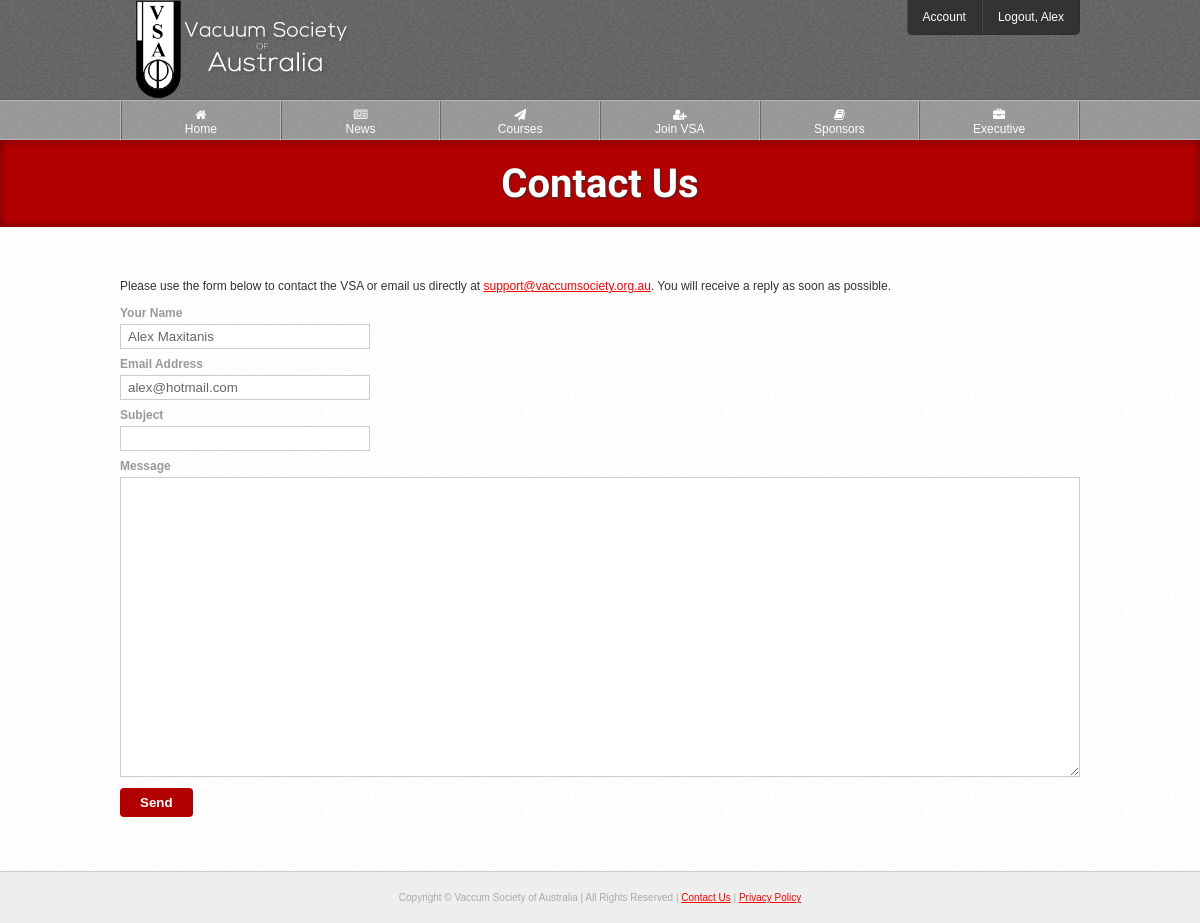
Screenshot of /source/contact.php (signed in) with the database file from the repository.
### tables this page shows
CREATE TABLE IF NOT EXISTS `users` (
  `id` int(10) NOT NULL AUTO_INCREMENT,
  `username` varchar(20) NOT NULL,
  `password` varchar(70) NOT NULL,
  `email` varchar(100) NOT NULL,
  `title` varchar(6) NOT NULL,
  `fname` varchar(30) NOT NULL,
  `lname` varchar(40) NOT NULL,
  `address` varchar(80) NOT NULL,
  `suburb` varchar(50) NOT NULL,
  `state` varchar(50) NOT NULL,
  `postcode` int(10) NOT NULL,
  `country` varchar(50) NOT NULL,
  `telephone` varchar(20) NOT NULL,
  `fax` varchar(20) DEFAULT NULL,
  `website` varchar(100) DEFAULT NULL,
  `company` varchar(150) DEFAULT NULL,
  `blocked` enum('0','1') NOT NULL,
  `type` enum('1','2','3','4') NOT NULL,
  `active` enum('0','1') NOT NULL,
  `level` enum('1','2') NOT NULL,
  `password_reset` enum('0','1') NOT NULL,
  `activation_code` varchar(40) NOT NULL,
  `reset_code` varchar(100) NOT NULL,
  `payment_made` enum('0','1') NOT NULL,
  `date_created` varchar(100) NOT NULL,
  `payment_due_date` varchar(100) NOT NULL,
  `course_member_expiry` varchar(100) NOT NULL,
  PRIMARY KEY (`id`),
  FULLTEXT KEY `username` (`username`)
);

### source/classes/User.php (called while the page is built, shortened)
<?php
class User extends Pagination {
	public static function getUsername($id) {
		$q = DB::$db->prepare("
			SELECT username
			FROM users
			WHERE id = :id
		") or die(SQL_ERROR);
		$q->execute([':id' => $id]);
		$c = $q->rowCount();
		$r = $q->fetch(PDO::FETCH_OBJ);
		return ($c != 0) ? $r->username : "Unknown";
	}
	public function get($id) {
		$id = (int)$id;
		$q = DB::$db->prepare("
			SELECT *, users.id
			FROM users
			INNER JOIN membership_types
			ON membership_types.id = users.type
			WHERE users.id = :id
		") or die(SQL_ERROR);
		$q->execute([':id' => $id]);
		$r = $q->fetch(PDO::FETCH_OBJ);
		$this->data = $r;
		return $this->data;
	}
}

### source/classes/Template.php (called while the page is built, shortened)
<?php
class Template {
	private $page;
	public function setActivePage($prefix = null) {
		$page = explode("/", $_SERVER['PHP_SELF']);
		$page = end($page);
		$page = explode(".", $page);
		$page = current($page);
		$this->page = $prefix.$page;
	}
	public function getActivePage() {
		return $this->page;
	}
}

### source/classes/Login.php (called while the page is built, shortened)
<?php
class Login {
	public static function loggedIn() {
		return (isset($_SESSION['logged'])) ? true : false;
	}
}

### source/contact.php (the view, shortened to what this page needs)
<?php
$t = new Template;
$t->setTitle("Contact Us");
$t->setTags("contact, message, email, contact us");
$_user = new User;
if(Login::loggedIn())
	$user = $_user->get($_SESSION['logged']);
include $t->load("template/head.php");
?>
<?php
include $t->load("template/header.php");
?>
	<div id="page-heading">
		<h1>Contact Us</h1>
	</div>
	<div class="outer-wrapper white">
		<div class="inner-wrapper">
			<p>Please use the form below to contact the VSA or email us directly at <a href="mailto:support@vaccumsociety.org.au">support@vaccumsociety.org.au</a>. You will receive a reply as soon as possible.</p>
			<form id="form">
				<div class="field">
					<label for="name">Your Name</label>
				</div>
				<div class="field">
					<input type="text" name="name" id="name" value="<?=(Login::loggedIn()) ? $user->fname." ".$user->lname : null;?>">
				</div>
				<div class="field">
					<label for="email">Email Address</label>
				</div>
				<div class="field">
					<input type="email" name="email" id="email" value="<?=(Login::loggedIn()) ? $user->email : null;?>">
				</div>
				<div class="field">
					<label for="subject">Subject</label>
				</div>
				<div class="field">
					<input type="text" name="subject" id="subject">
				</div>
				<div class="field">
					<label for="message">Message</label>
				</div>
				<div class="field">
					<textarea name="message" id="message"></textarea>
				</div>
				<div class="field">
					<input type="submit" name="send" id="send" value="Send">
				</div>
			</form>
		</div>
	</div>
<?php include $t->load("template/footer.php"); ?>

### source/template/header.php (shortened to what this page needs)
</head>
	<body>
		<header id="fixed">
			<div id="header">
				<div class="inner-wrapper">
					<a href="<?=PATH;?>"><img src="<?=PATH;?>img/vsa-logo.png" id="banner-logo" alt="Vaccum Society of Australia"></a>
					<?php if(isset($_SESSION['admin'])): ?>
						<nav class="top-nav">
							<ul>
								<li><a href="<?=PATH;?>cp/update-welcome">Control Panel</a></li>
								<li><a href="<?=PATH;?>logout?url=<?=$_SERVER['REQUEST_URI'];?>">Logout, <?=User::getUsername($_SESSION["logged"]);?></a></li>
								<div class="clear"></div>
							</ul>
						</nav>
					<?php elseif(isset($_SESSION['logged'])): ?>
						<nav class="top-nav">
							<ul>
								<li><a href="<?=PATH;?>account/details">Account</a></li>
								<li><a href="<?=PATH;?>logout?url=<?=$_SERVER['REQUEST_URI'];?>">Logout, <?=User::getUsername($_SESSION["logged"]);?></a></li>
							</ul>
						</nav>
					<?php else: ?>
						<div class="login-btn-wrapper">
							<a href="<?=PATH;?>login" class="login-btn"><img src="<?=PATH;?>img/login-btn.png"></a>
						</div>
					<?php endif; ?>
				</div>
			</div>
			<nav class="main-nav">
				<div class="inner-wrapper">
					<ul>
						<li><a href="<?=PATH;?>"<?=($t->getActivePage() == 'index') ? ' class="active"' : null;?>><i class="fa fa-home"></i><br>Home</a></li>
						<li><a href="<?=PATH;?>news"<?=($t->getActivePage() == 'news') ? ' class="active"' : null;?>><i class="fa fa-newspaper-o"></i><br>News</a></li>
						<li><a href="<?=PATH;?>courses"<?=($t->getActivePage() == 'courses' || $t->getActivePage() == 'apply-course') ? ' class="active"' : null;?>><i class="fa fa-paper-plane"></i><br>Courses</a></li>
						<li><a href="<?=PATH;?>join"<?=($t->getActivePage() == 'join') ? ' class="active"' : null;?>><i class="fa fa-user-plus"></i><br>Join VSA</a></li>
						<li><a href="<?=PATH;?>sponsors"<?=($t->getActivePage() == 'sponsors') ? ' class="active"' : null;?>><i class="fa fa-book"></i><br>Sponsors</a></li>
						<li><a href="<?=PATH;?>executive"<?=($t->getActivePage() == 'executive') ? ' class="active"' : null;?>><i class="fa fa-briefcase"></i><br>Executive</a></li>
					</ul>
				</div>
			</nav>
		</header>

### source/css/layout.css (style rules this page uses)
header, footer, nav { display: block; }
* { box-sizing: border-box; margin: 0; padding: 0; }
body { margin: 0; padding: 0; background: #EEE; font-family: arial, sans-serif; font-size: 12px; color: #333; }
.inner-wrapper { max-width: 960px; margin: 0 auto; position: relative; }
.outer-wrapper { padding: 50px 0px; border-bottom: 1px solid #CCC; }
.white { background: url("../img/content-bg.png"); }
#header { height: 100px; background: url("../img/header-bg.png"); border-bottom: 1px solid rgba(0,0,0,.1); }
#banner-logo { margin-top: -2px; height: 102px; }
.main-nav { height: 40px; background: url("../img/main-nav-bg.png"); font-size: 12px; border-top: 1px solid rgba(255,255,255,.3); border-bottom: 1px solid rgba(255,255,255,.3); display: block; }
.main-nav ul { margin: 0; padding: 0; border-left: 1px solid rgba(255,255,255,.3); border-right: 1px solid rgba(0,0,0,.3); }
.main-nav ul li { list-style-type: none; display: inline; float: left; width: 16.666%; text-align: center; }
.main-nav li a { display: block; color: #FFF; text-decoration: none; padding: 7px 15px; height: 40px; transition: .2s linear; border-left: 1px solid rgba(0,0,0,.3); border-right: 1px solid rgba(255,255,255,.3); }
.top-nav { position: absolute; right: 0; top: 0; background: #333; border-bottom: 1px solid rgba(0,0,0,.1); -webkit-border-radius: 0 0 5px 5px; -moz-border-radius: 0 0 5px 5px; -ms-border-radius: 0 0 5px 5px; -o-border-radius: 0 0 5px 5px; border-radius: 0 0 5px 5px; overflow: hidden; }
.top-nav ul { margin: 0; padding: 0; }
.top-nav ul li { list-style-type: none; display: inline; float: left; }
.top-nav li a { padding: 10px 15px; text-align: center; display: block; text-decoration: none; color: #FFF; border-right: 1px solid rgba(0,0,0,.1); border-left: 1px solid rgba(255,255,255,.1); transition: .2s linear; }
.top-nav ul li:last-of-type { border-right: none; }
.top-nav ul li:first-of-type { border-left: none; }
#page-heading { background: #B20000; color: #FFF; padding: 20px 0px; text-align: center; box-shadow: inset 0px 0px 10px rgba(0,0,0,.4); }
#page-heading h1 { margin: 0; padding: 0; font-size: 40px; text-shadow: 1px 1px 2px #333; font-family: 'Roboto Condensed', sans-serif; text-rendering: optimizeLegibility !important; -webkit-font-smoothing: antialiased !important; color: #FFF; }

### source/css/style.css (style rules this page uses)
h1, h2, h3, h4, h5, h6 { margin-bottom: 15px; padding: 0; }
h1 { font-size: 35px; font-family: 'Roboto Condensed', sans-serif; }
p { line-height: 19px; margin-bottom: 10px; }
a { color: #F00; }
a img { border: none; }
li { list-style-position: inside; }
ul, ol { margin-bottom: 10px; margin-left: 20px; }

### source/css/forms.css (style rules this page uses)
form .field { margin-bottom: 4px; }
label { color: #999; font-weight: bold; margin-bottom: 2px; }
input[type=text], input[type=password], input[type=email], select, input[type=file] { padding: 4px 7px; border: 1px solid #CCC; width: 250px; margin-bottom: 4px; color: #666; }
input[type=text], input[type=password], input[type=email], select, input[type=file], input[type=radio] { margin-bottom: 4px; }
textarea { width: 100%; border: 1px solid #CCC; margin-bottom: 4px; font-family: inherit; }
input[type=submit] { background: #B20000; color: #FFF; border: none; outline: none; padding: 7px 20px; border-radius: 4px; cursor: pointer; font-weight: bold; }
textarea { width: 100%; min-height: 300px; }

### source/css/resize.css (style rules this page uses)
body { margin: 0; text-align: center; }
#banner-logo { text-align: center; height: auto; max-width: 233px; }
#header { height: 100%; }
#fixed { position: static; }
.main-nav { height: 100%; border-top: none; border-bottom: none; display: none; }
.main-nav ul li { width: 50%; border: none; }
.main-nav li a { border-bottom: 1px solid rgba(0,0,0,.3); border-top: 1px solid rgba(255,255,255,.3); }
.main-nav li a:nth-child(odd) { border-left: none; }
.top-nav { position: static; top: auto; right: auto; border-radius: 0; }
.top-nav ul li { width: 50%; }
input, textarea, select { width: 100% !important; margin-bottom: 5px; }

### source/css/resize-sidebars.css (style rules this page uses)
.outer-wrapper { padding: 20px 2%; }

### rows the page displays
users: username "Alex", name "Alex Maxitanis", email "alex@hotmail.com"
